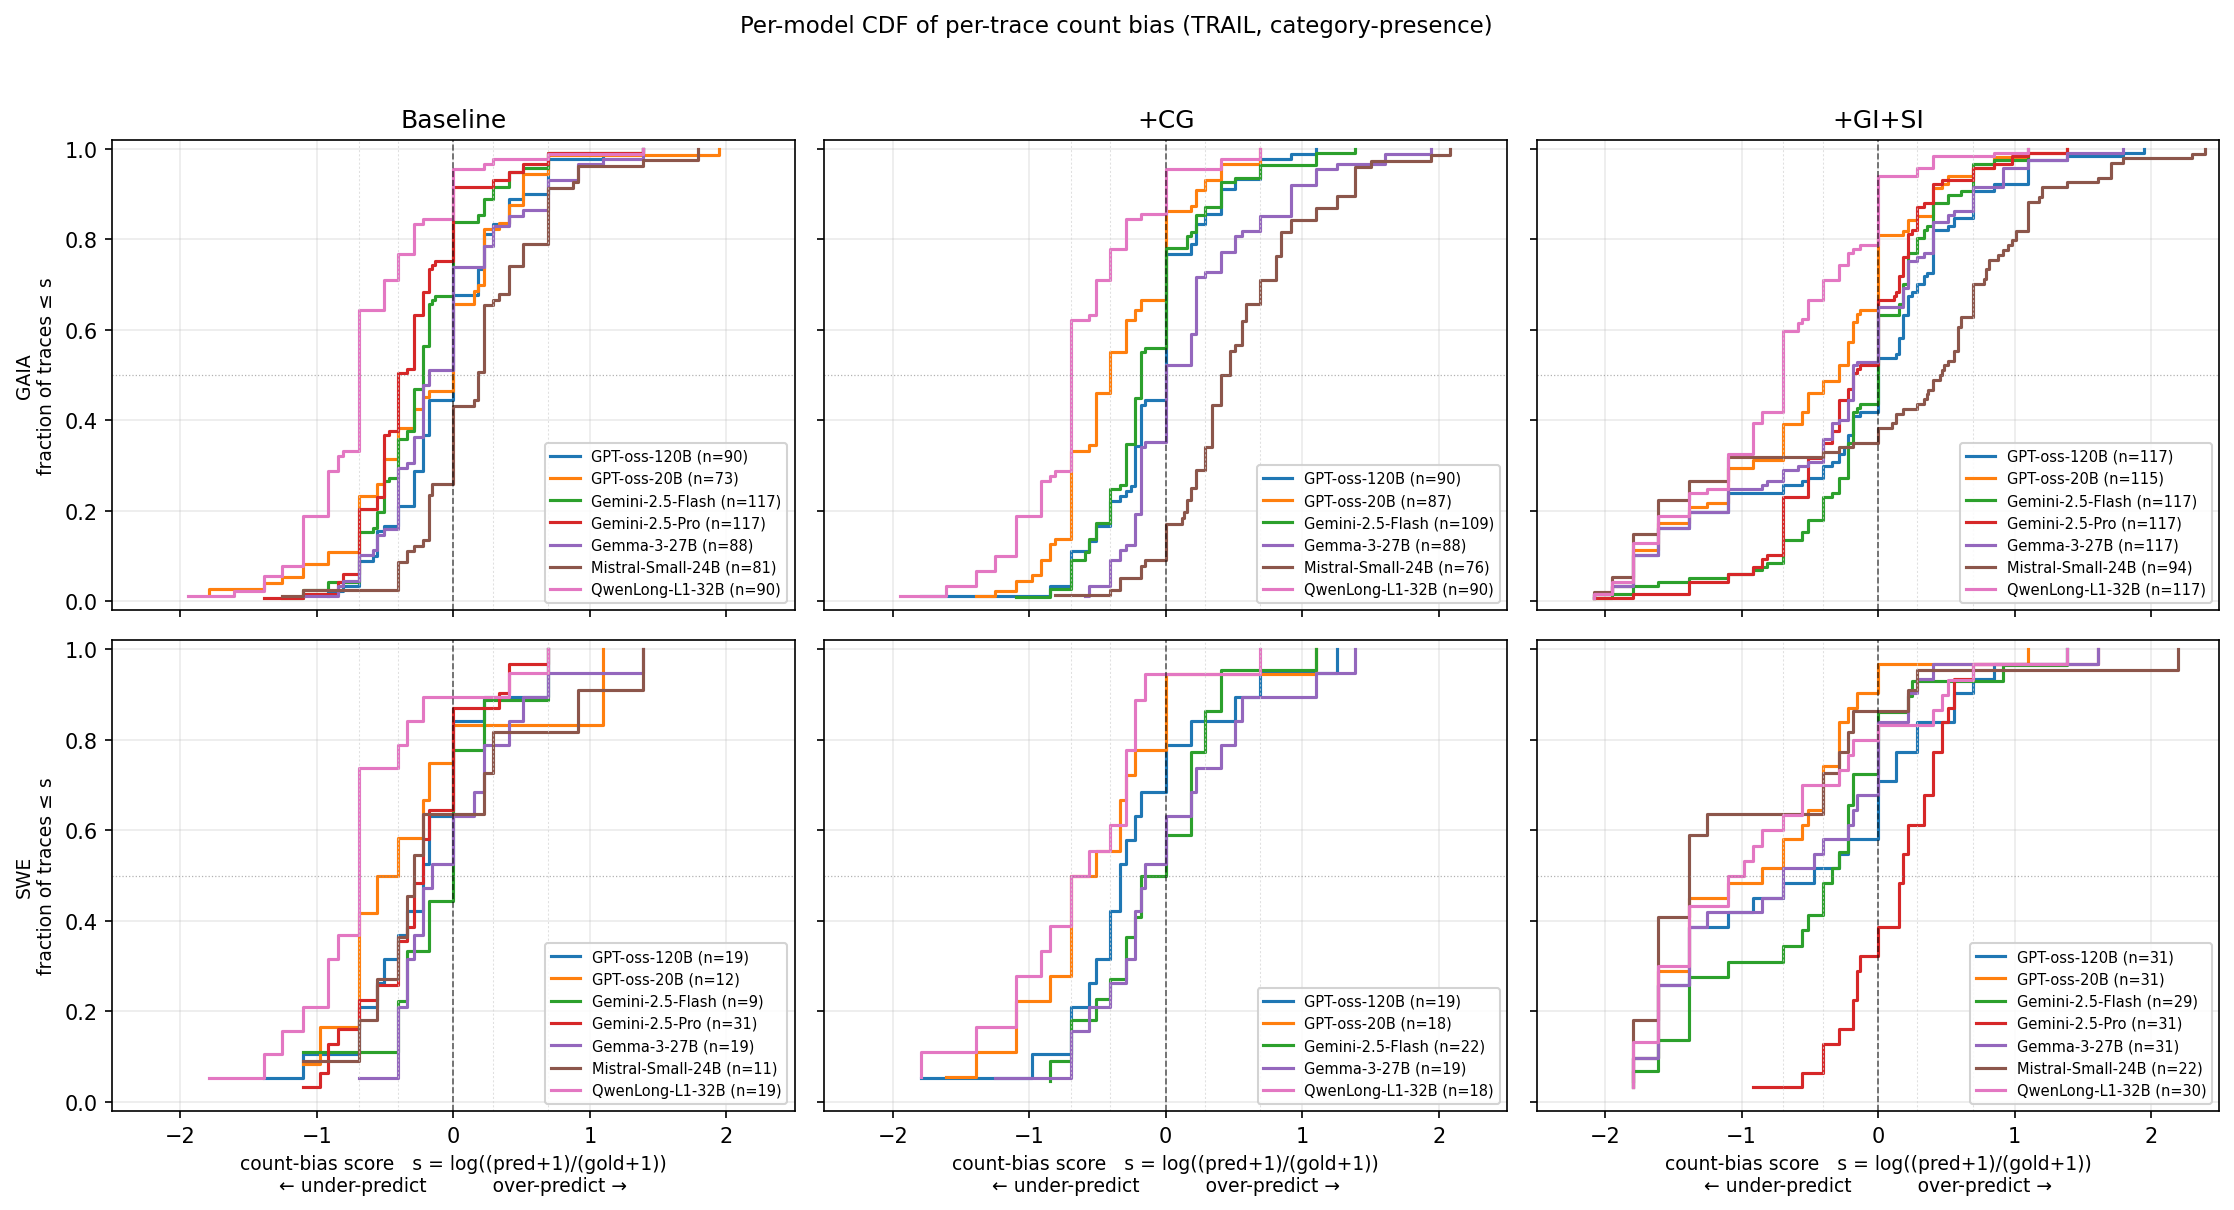

Source code (Python):
"""
Per-model CDF of per-trace count bias.

Score per trace:  s = log((pred + 1) / (gold + 1))
  pred / gold = number of distinct error categories per trace.

Layout: 2 rows (GAIA / SWE) × 3 cols (Baseline / +CG / +GI+SI).
Each panel: x = bias score s, y = fraction of traces with bias ≤ s.
One CDF curve per model.

Reading the plot:
  curve at x=0 → fraction of traces the model under-predicts on
  curve at y=0.5 → median per-trace bias (>0 = exploratory, <0 = conservative)
"""
import sys
import os
import argparse
import numpy as np
import matplotlib.pyplot as plt

# Reuse the data loader from the Likert script
sys.path.insert(0, os.path.dirname(os.path.abspath(__file__)))
from _plot_count_bias_likert import collect, SPLIT_LABEL  # noqa


METHOD_ORDER = ["Baseline", "+CG", "+GI+SI"]
SPLIT_ORDER = ["GAIA_dedup", "SWE_Bench_dedup"]


def cdf_xy(scores):
    s = np.sort(np.array(scores))
    y = np.arange(1, len(s) + 1) / len(s)
    return s, y


def make_plot(runs, out_path, pooled_thresholds=None):
    models = sorted({r["model"] for r in runs})
    cmap = plt.cm.tab10 if len(models) <= 10 else plt.cm.tab20
    color = {m: cmap(i % cmap.N) for i, m in enumerate(models)}

    fig, axes = plt.subplots(2, 3, figsize=(15, 8.2), sharex=True, sharey=True)

    for i, split in enumerate(SPLIT_ORDER):
        for j, method in enumerate(METHOD_ORDER):
            ax = axes[i, j]
            relevant = [r for r in runs if r["split"] == split and r["method"] == method]
            for r in sorted(relevant, key=lambda r: r["model"]):
                scores = [row["score"] for row in r["rows"]]
                if not scores:
                    continue
                xs, ys = cdf_xy(scores)
                # Step plot for clean CDF look
                ax.step(xs, ys, where="post",
                        color=color[r["model"]], linewidth=1.5,
                        label=f"{r['model']} (n={len(scores)})")

            ax.axvline(0, color="black", linewidth=0.8, linestyle="--", alpha=0.6)
            ax.axhline(0.5, color="gray", linewidth=0.6, linestyle=":", alpha=0.6)

            # Threshold reference lines from the pooled distribution
            if pooled_thresholds is not None:
                over_t, under_t = pooled_thresholds
                for t, ls in [(over_t[0], (0,(2,2))), (over_t[1], (0,(2,2))),
                              (-under_t[0], (0,(2,2))), (-under_t[1], (0,(2,2)))]:
                    ax.axvline(t, color="lightgray", linewidth=0.5, linestyle=ls, alpha=0.7)

            if i == 0:
                ax.set_title(method)
            if j == 0:
                ax.set_ylabel(f"{SPLIT_LABEL[split]}\nfraction of traces ≤ s",
                              fontsize=9)
            if i == 1:
                ax.set_xlabel("count-bias score   s = log((pred+1)/(gold+1))\n"
                              "← under-predict           over-predict →",
                              fontsize=9)
            ax.set_xlim(-2.5, 2.5)
            ax.set_ylim(-0.02, 1.02)
            ax.grid(True, alpha=0.25)
            if relevant:
                ax.legend(loc="lower right", fontsize=7, framealpha=0.85)

    fig.suptitle("Per-model CDF of per-trace count bias (TRAIL, category-presence)",
                 fontsize=11)
    plt.tight_layout(rect=[0, 0, 1, 0.96])
    plt.savefig(out_path, dpi=150, bbox_inches="tight")
    print(f"[saved] {out_path}")


def main():
    p = argparse.ArgumentParser()
    p.add_argument("--out", default="/data/wang/junh/githubs/trail-benchmark/baselines/outputs/_plot_count_bias_cdf.png")
    args = p.parse_args()

    runs = collect()
    print(f"[runs] {len(runs)} (model, split, method) triples loaded")

    # Compute pooled thresholds for reference grid lines
    all_scores = [r["score"] for run in runs for r in run["rows"]]
    over = [s for s in all_scores if s > 0]
    under = [-s for s in all_scores if s < 0]
    over_t = (np.percentile(over, 33), np.percentile(over, 67)) if over else (0, 0)
    under_t = (np.percentile(under, 33), np.percentile(under, 67)) if under else (0, 0)

    make_plot(runs, args.out, pooled_thresholds=(over_t, under_t))


if __name__ == "__main__":
    main()
